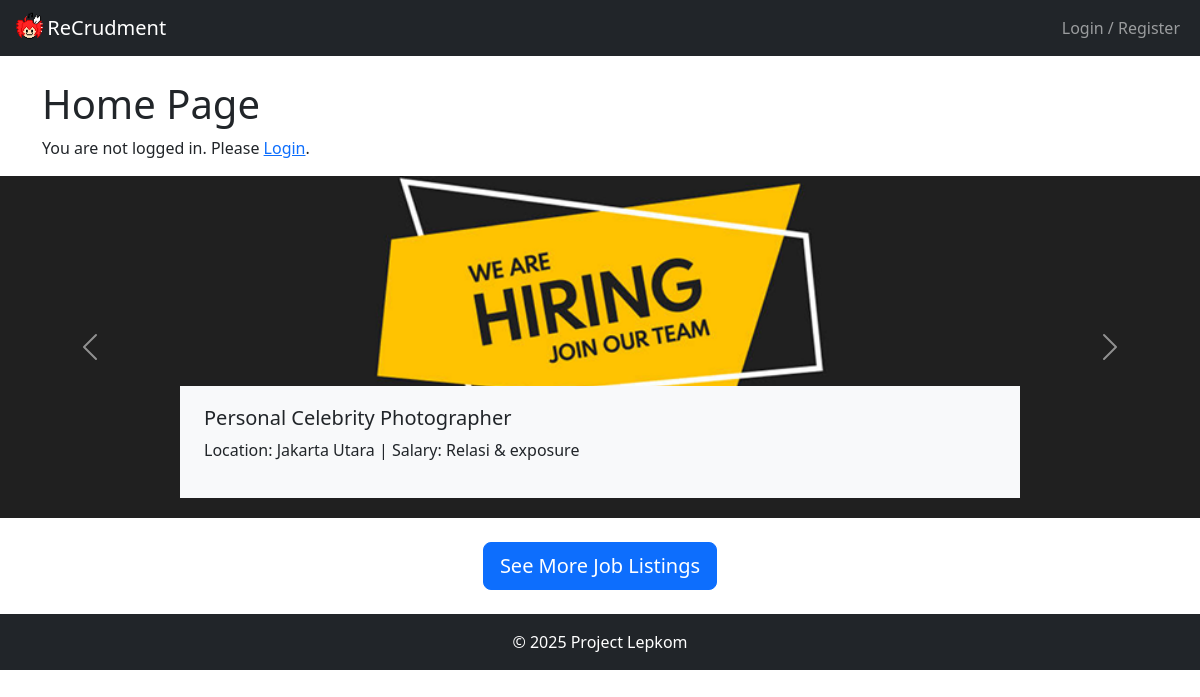
The page / on the database its author committed.
### tables this page shows
CREATE TABLE `jobs` (
  `job_id` int(11) NOT NULL,
  `title` varchar(100) NOT NULL,
  `description` text NOT NULL,
  `requirements` text DEFAULT NULL,
  `location` varchar(100) DEFAULT NULL,
  `salary` varchar(50) DEFAULT NULL,
  `date_posted` timestamp NOT NULL DEFAULT current_timestamp()
);

### index.php (the view, shortened to what this page needs)
<!DOCTYPE html>
<html lang="en">
<head>
  <link href="assets/css/bootstrap.min.css" rel="stylesheet">
</head>
<body>
<nav class="navbar navbar-expand-lg navbar-dark bg-dark">
  <div class="container-fluid">
    <img src="img/teto.gif" alt="footer_gif" style="width: 3%; height: auto;">
    <a class="navbar-brand" href="index.php">ReCrudment</a>
    <div class="collapse navbar-collapse" id="navbarNav">
      <ul class="navbar-nav ms-auto">
        <?php if (isset($_SESSION['username'])): ?>
          <li class="nav-item">
            <a class="nav-link disabled">Welcome, <?php echo htmlspecialchars($_SESSION['username']); ?></a>
          </li>
          <li class="nav-item">
            <a class="nav-link" href="crud/logout.php">Logout</a>
          </li>
        <?php else: ?>
          <li class="nav-item">
            <a class="nav-link" href="crud/login.php">Login / Register</a>
          </li>
        <?php endif; ?>
      </ul>
    </div>
  </div>
</nav>
<div class="container mt-4">
  <h1>Home Page</h1>
  <p>
    <?php if (isset($_SESSION['username'])): ?>
      You are logged in as <strong><?php echo htmlspecialchars($_SESSION['username']); ?></strong>.
    <?php else: ?>
      You are not logged in. Please <a href="crud/login.php">Login</a>.
    <?php endif; ?>
  </p>
</div>
<?php
include 'crud/connection.php';
$query = "SELECT title, location, salary FROM jobs ORDER BY date_posted DESC LIMIT 5";
$result = mysqli_query($conn, $query);
?>
<div id="carouselExampleDark" class="carousel slide">
  <div class="carousel-inner">
    <?php
    $first = true;
    while ($job = mysqli_fetch_assoc($result)): ?>
      <div class="carousel-item <?= $first ? 'active' : '' ?>" data-bs-interval="3000">
        <img src="img/Group 33.png" class="d-block w-100" alt="Job Image">
        <div class="carousel-caption bg-light text-start ps-4 text-dark">
          <h5><?= htmlspecialchars($job['title']) ?></h5>
          <p>Location: <?= htmlspecialchars($job['location']) ?> | Salary: <?= htmlspecialchars($job['salary']) ?></p>
        </div>
      </div>
    <?php
      $first = false;
    endwhile;
    ?>
  </div>
  <button class="carousel-control-prev" type="button" data-bs-target="#carouselExampleDark" data-bs-slide="prev">
    <span class="carousel-control-prev-icon" aria-hidden="true"></span>
  </button>
  <button class="carousel-control-next" type="button" data-bs-target="#carouselExampleDark" data-bs-slide="next">
    <span class="carousel-control-next-icon" aria-hidden="true"></span>
  </button>
</div>
<div class="container text-center my-4">
  <a href="job_list.php" class="btn btn-primary btn-lg">See More Job Listings</a>
</div>
<footer class="bg-dark text-white text-center py-3">
  <p class="mb-0">&copy; 2025 Project Lepkom</p>
</footer>
</body>
</html>

### rows shown on the page
jobs: title "Personal Celebrity Photographer", location "Jakarta Utara", salary "Relasi & exposure"
